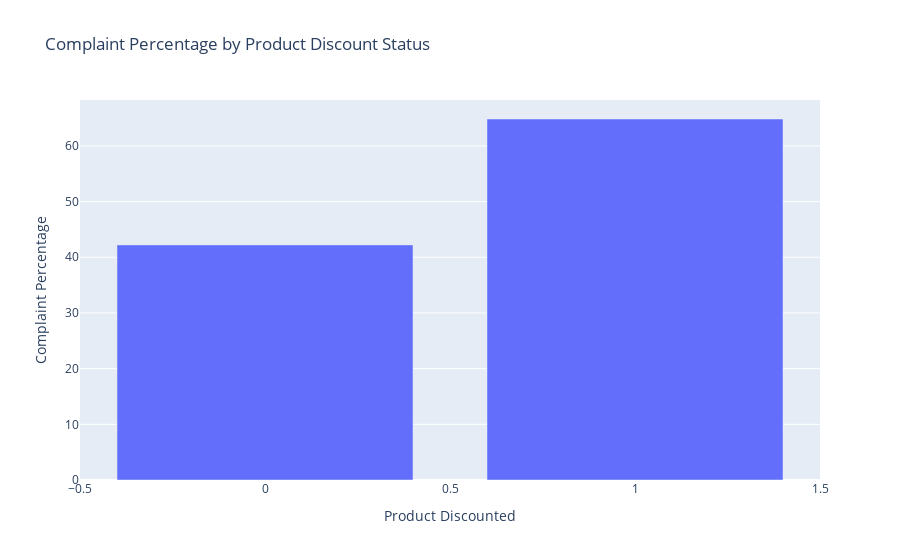

Source (notebook cell):
### Markdown cell above
#### 6. Product Discount and Complaints

### Code cell
df['product_discounted_num'] = le.fit_transform(df['product_discounted'])

# Group by product discount status and calculate the percentage of complaints for each
complaints_by_discount_status = df.groupby('product_discounted_num')['complained_num'].mean() * 100
complaints_by_discount_status = complaints_by_discount_status.reset_index()

# Plot the data
fig = px.bar(complaints_by_discount_status, x='product_discounted_num', y='complained_num',
             labels={'product_discounted_num': 'Product Discounted', 'complained_num': 'Complaint Percentage'},
             title='Complaint Percentage by Product Discount Status',
             category_orders={'product_discounted_num': [0, 1]})  # This ensures that the order of the x-axis is [No, Yes]

fig.show()

### Figure 1 — Plotly figure (JSON) as saved in the notebook; plotly's stock layout.template omitted (floating-point values rounded to 4 significant figures)
{"data": [{"alignmentgroup": "True", "hovertemplate": "Product Discounted=%{x}<br>Complaint Percentage=%{y}<extra></extra>", "legendgroup": "", "marker": {"color": "#636efa", "pattern": {"shape": ""}}, "name": "", "offsetgroup": "", "orientation": "v", "showlegend": false, "textposition": "auto", "type": "bar", "x": [0, 1], "xaxis": "x", "y": [42.23, 64.83], "yaxis": "y"}], "layout": {"barmode": "relative", "legend": {"tracegroupgap": 0}, "title": {"text": "Complaint Percentage by Product Discount Status"}, "xaxis": {"anchor": "y", "categoryarray": [0, 1], "categoryorder": "array", "domain": [0, 1], "title": {"text": "Product Discounted"}}, "yaxis": {"anchor": "x", "domain": [0, 1], "title": {"text": "Complaint Percentage"}}}}
